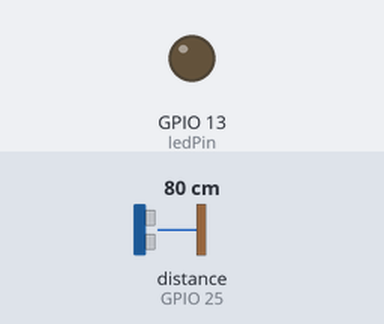
Simulated run of this sketch. Board: ESP32. Parts: output pins drawn as LEDs (lit = HIGH). Wiring (inferred from the names in the program): ultrasonic range finder: trigger GPIO 26; echo GPIO 25. The inputs (shaded band) are chosen by the test bench; at power-on: distance to the obstacle (sensor on GPIO 25) 80 cm. The echo pulse lasts 58.3 µs per cm; WiFi joins after 1.5 s; servers stay silent unless stated; pins used as bus, display or sensor lines are not drawn; what the sketch prints to the serial monitor is not drawn.

Above: at 2.7 s.
2.8 s: distance to the obstacle (sensor on GPIO 25) set to 10 cm
4.7 s: distance to the obstacle (sensor on GPIO 25) set to 7 cm
At 6.1 s:
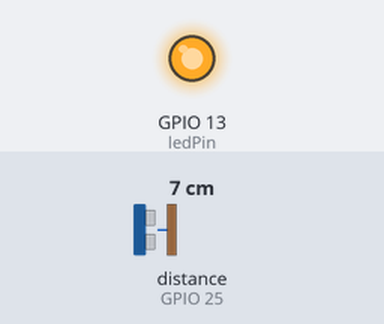
7.0 s: distance to the obstacle (sensor on GPIO 25) set to 9 cm
At 8.7 s:
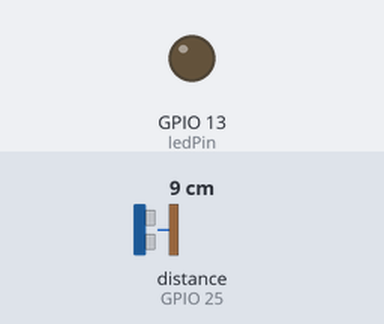
9.0 s: distance to the obstacle (sensor on GPIO 25) set to 2 cm
At 10.5 s:
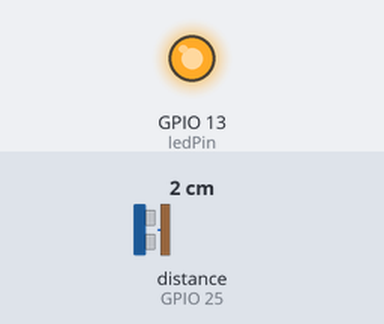
Timing chart, 0 to 12.0 s (numbered marks = the images above; inputs shaded):
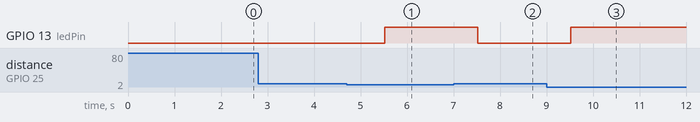

The sketch:

cliente_esp32.ino
```cpp
#include "WiFi.h"
#include "AsyncUDP.h"
#include <ArduinoJson.h>

// Configuración WiFi
const char* ssid = "**************";
const char* password = "*********";

// Pines del sensor HC-SR04
const int trigPin = 26;
const int echoPin = 25;

// Pin del LED
const int ledPin = 13;

AsyncUDP udp;
StaticJsonDocument<200> jsonBuffer;

// Función para configurar el WiFi
void setupWiFi() {
  WiFi.mode(WIFI_STA);
  WiFi.begin(ssid, password);

  if (WiFi.waitForConnectResult() != WL_CONNECTED) {
    Serial.println("Error al conectar a la WiFi");
    while (1) { delay(1000); }
  }

  Serial.print("Conectado a la IP: ");
  Serial.println(WiFi.localIP());
}

// Función para medir la distancia
long medirDistancia() {
  long duration, distance;
  digitalWrite(trigPin, LOW);
  delayMicroseconds(2);
  digitalWrite(trigPin, HIGH);
  delayMicroseconds(10);
  digitalWrite(trigPin, LOW);

  duration = pulseIn(echoPin, HIGH);
  distance = duration * 10 / 292 / 2;
  return distance;
}

// Función para enviar los datos por UDP
void enviarDatos(long distance) {
  jsonBuffer["Distancia"] = distance;
  jsonBuffer["Alerta"] = (distance < 8);
  char textoEnvio[200];
  serializeJson(jsonBuffer, textoEnvio);
  udp.broadcastTo(textoEnvio, 1234);
}

// Función para controlar el LED
void controlarLED(long distance) {
  if (distance < 8) {
    digitalWrite(ledPin, HIGH);
  } else {
    digitalWrite(ledPin, LOW);
  }
}

void setup() {
  Serial.begin(115200);
  pinMode(trigPin, OUTPUT);
  pinMode(echoPin, INPUT);
  pinMode(ledPin, OUTPUT);

  setupWiFi();
}

void loop() {
  long distancia = medirDistancia();
  enviarDatos(distancia);
  controlarLED(distancia);
  delay(1000);
}
```

Measured:
- the behaviour switches between 9 and 8 cm on distance to the obstacle (sensor on GPIO 25) (found by bisection; images 0 and 1)
- after the input at 2.8 s, every drawn part: stays the same
- after the input at 4.7 s, GPIO 13 (ledPin): LOW → HIGH after 0.82 s
- after the input at 7.0 s, GPIO 13 (ledPin): HIGH → LOW after 0.52 s
- after the input at 9.0 s, GPIO 13 (ledPin): LOW → HIGH after 0.52 s
